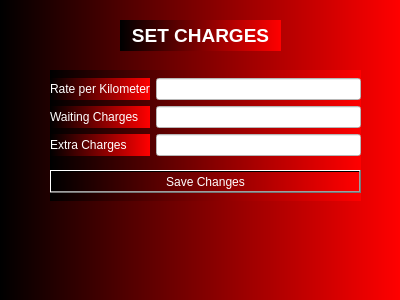
<?xml version="1.0" encoding="UTF-8"?>
<ui version="4.0">
 <class>adminChangesDialog</class>
 <widget class="QDialog" name="adminChangesDialog">
  <property name="geometry">
   <rect>
    <x>0</x>
    <y>0</y>
    <width>400</width>
    <height>300</height>
   </rect>
  </property>
  <property name="windowTitle">
   <string>Dialog</string>
  </property>
  <property name="styleSheet">
   <string notr="true">font: 8pt &quot;MS Reference Sans Serif&quot;;
background-color: qlineargradient(spread:pad, x1:0, y1:0, x2:1, y2:0, stop:0 rgba(0, 0, 0), stop:1 rgba(255, 0, 0));
color: rgb(255, 255, 255);</string>
  </property>
  <widget class="QWidget" name="layoutWidget">
   <property name="geometry">
    <rect>
     <x>50</x>
     <y>70</y>
     <width>311</width>
     <height>131</height>
    </rect>
   </property>
   <layout class="QVBoxLayout" name="verticalLayout_3">
    <item>
     <layout class="QHBoxLayout" name="horizontalLayout">
      <item>
       <layout class="QVBoxLayout" name="verticalLayout">
        <item>
         <widget class="QLabel" name="label">
          <property name="text">
           <string>Rate per Kilometer</string>
          </property>
         </widget>
        </item>
        <item>
         <widget class="QLabel" name="label_2">
          <property name="text">
           <string>Waiting Charges</string>
          </property>
         </widget>
        </item>
        <item>
         <widget class="QLabel" name="label_3">
          <property name="text">
           <string>Extra Charges</string>
          </property>
         </widget>
        </item>
       </layout>
      </item>
      <item>
       <layout class="QVBoxLayout" name="verticalLayout_2">
        <item>
         <widget class="QLineEdit" name="lineEdit_KilometerRate">
          <property name="styleSheet">
           <string notr="true">background-color: rgb(255, 255, 255);
color: rgb(0, 0, 0);</string>
          </property>
         </widget>
        </item>
        <item>
         <widget class="QLineEdit" name="lineEdit_2_Waiting">
          <property name="styleSheet">
           <string notr="true">color: rgb(0, 0, 0);
background-color: rgb(255, 255, 255);</string>
          </property>
         </widget>
        </item>
        <item>
         <widget class="QLineEdit" name="lineEdit_3_Extra">
          <property name="styleSheet">
           <string notr="true">background-color: rgb(255, 255, 255);
color: rgb(0, 0, 0);</string>
          </property>
         </widget>
        </item>
       </layout>
      </item>
     </layout>
    </item>
    <item>
     <widget class="QPushButton" name="pushButton_SaveChanges">
      <property name="text">
       <string>Save Changes</string>
      </property>
     </widget>
    </item>
   </layout>
  </widget>
  <widget class="QLabel" name="label_4">
   <property name="geometry">
    <rect>
     <x>120</x>
     <y>20</y>
     <width>161</width>
     <height>31</height>
    </rect>
   </property>
   <property name="text">
    <string>&lt;html&gt;&lt;head/&gt;&lt;body&gt;&lt;p align=&quot;center&quot;&gt;&lt;span style=&quot; font-size:14pt; font-weight:600;&quot;&gt;SET CHARGES&lt;/span&gt;&lt;/p&gt;&lt;/body&gt;&lt;/html&gt;</string>
   </property>
  </widget>
 </widget>
 <resources/>
 <connections/>
</ui>
